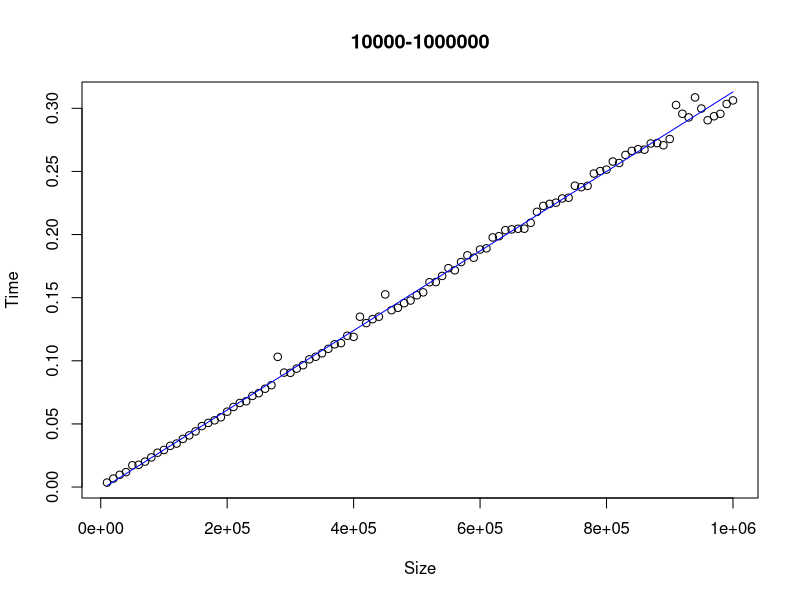
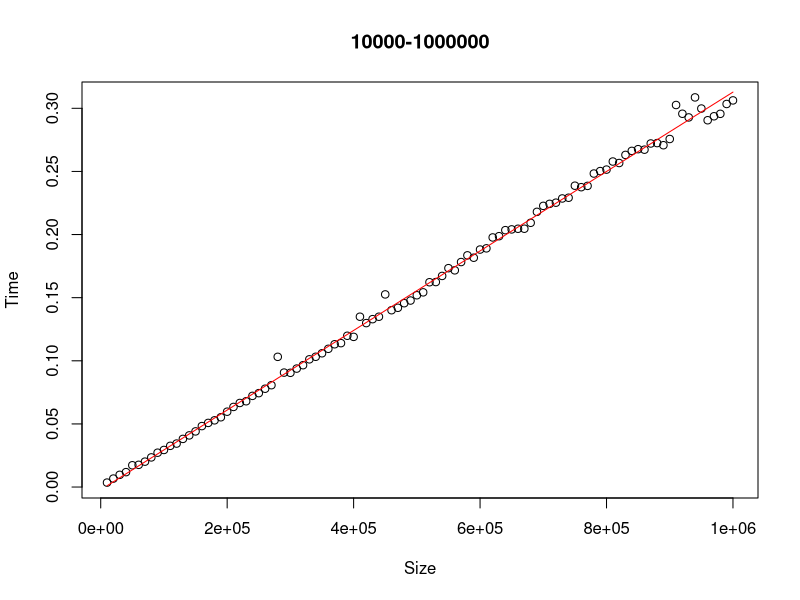
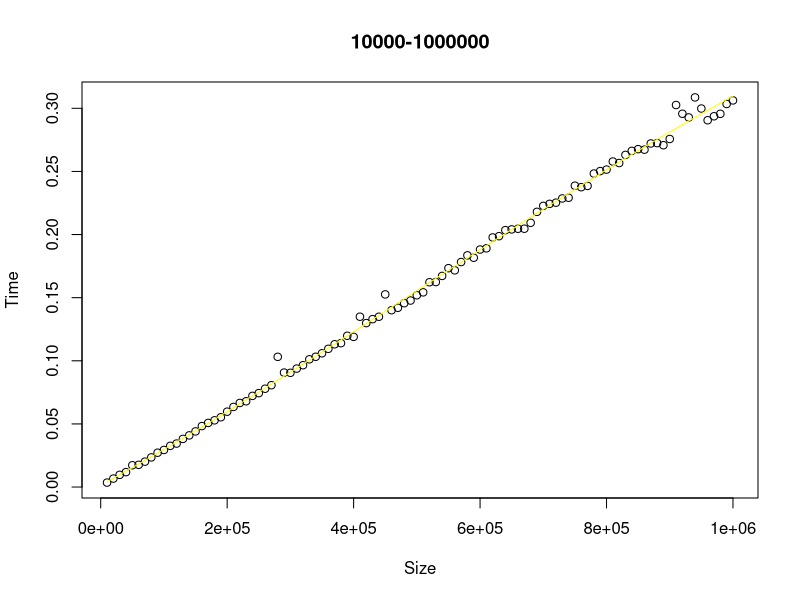
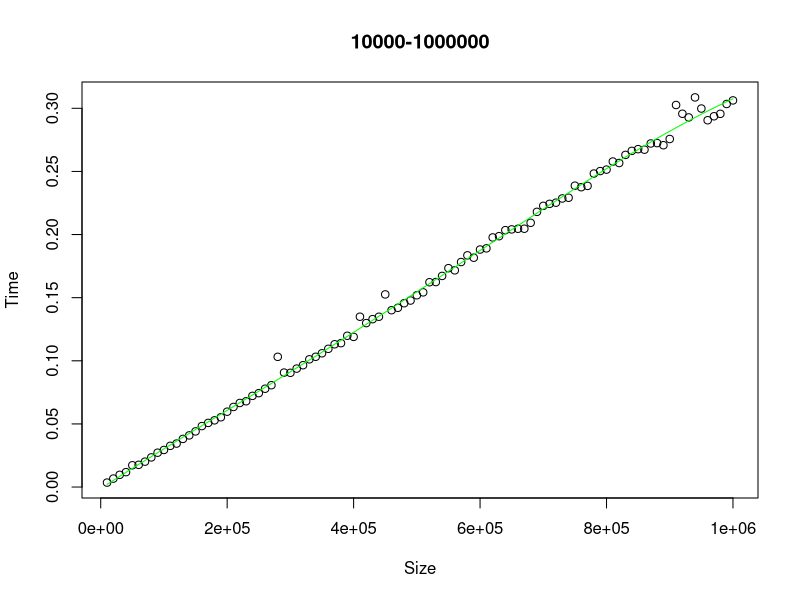

These charts were generated, in order, by the following R code:
build1= read.csv("build1.csv",sep=",",header = F)

View(build1)
cn = c("size","time")
colnames(build1)=cn

ylm = lm(time~size,data=build1)
summary(ylm)
coef = ylm$coefficients
rse = ylm$residuals

plot(build1$size,build1$time,xlab = "Size", ylab = "Time",pch=21, main = "10000-1000000")
lines(build1$size,ylm$fitted.values, col="blue")
summary(ylm)

fit2=lm(time~poly(size,2,raw = T),data=build1)
summary(fit2)
plot(build1$size,build1$time,xlab = "Size", ylab = "Time",pch=21,main = "10000-1000000" )
lines(build1$size,fit2$fitted.values, col="red")
fit2$coefficients

fit3=lm(time~poly(size,3,raw=T),data=build1)
summary(fit3)
plot(build1$size,build1$time,xlab = "Size", ylab = "Time",pch=21, main = "10000-1000000")
lines(build1$size,fit3$fitted.values, col="yellow")
fit3$coefficients

fit4=lm(time~poly(size,4,raw = T),data=build1)
summary(fit4)
plot(build1$size,build1$time,xlab = "Size", ylab = "Time",pch=21,main = "10000-1000000" )
lines(build1$size,fit4$fitted.values, col="green")
fit4$coefficients
